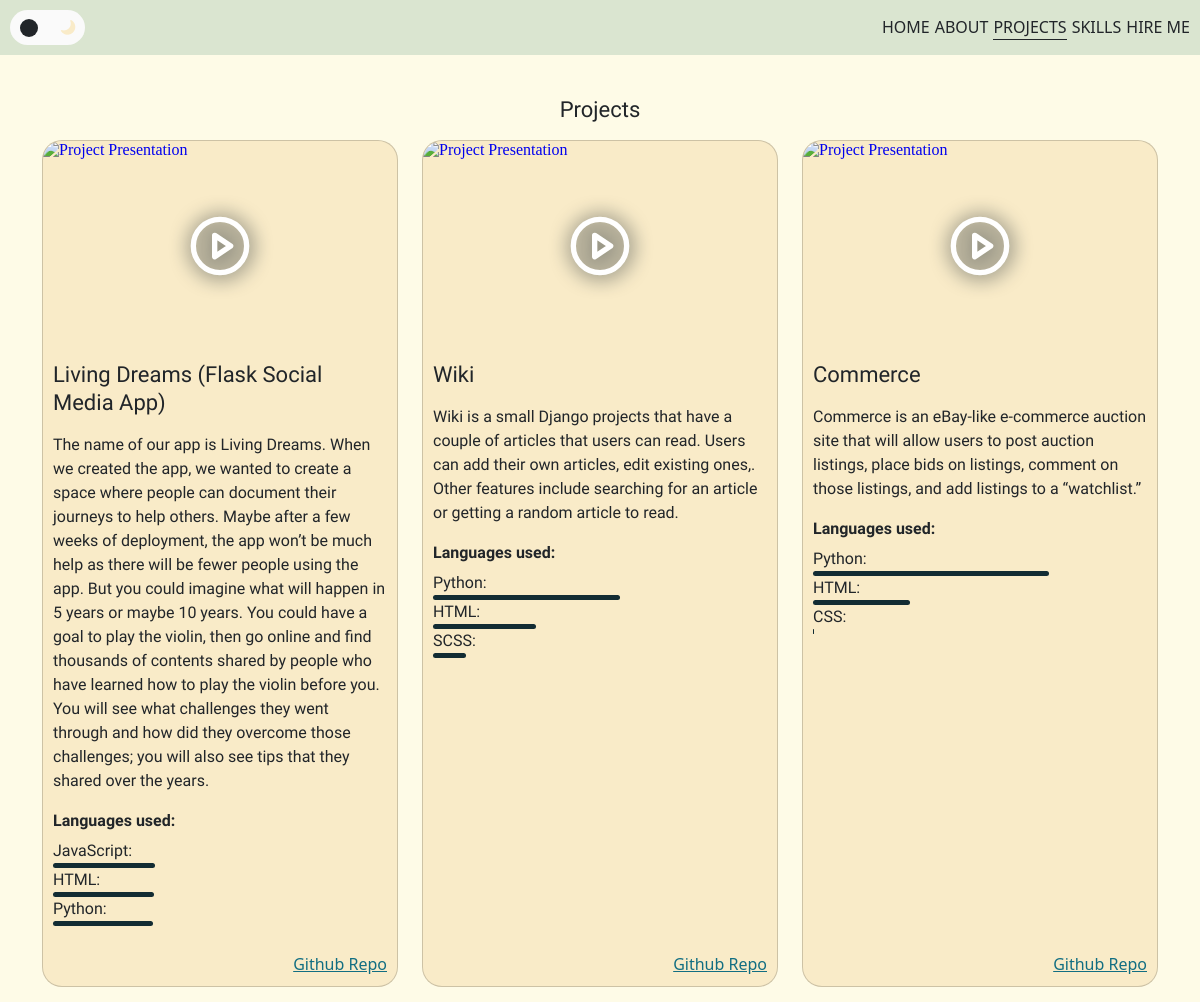
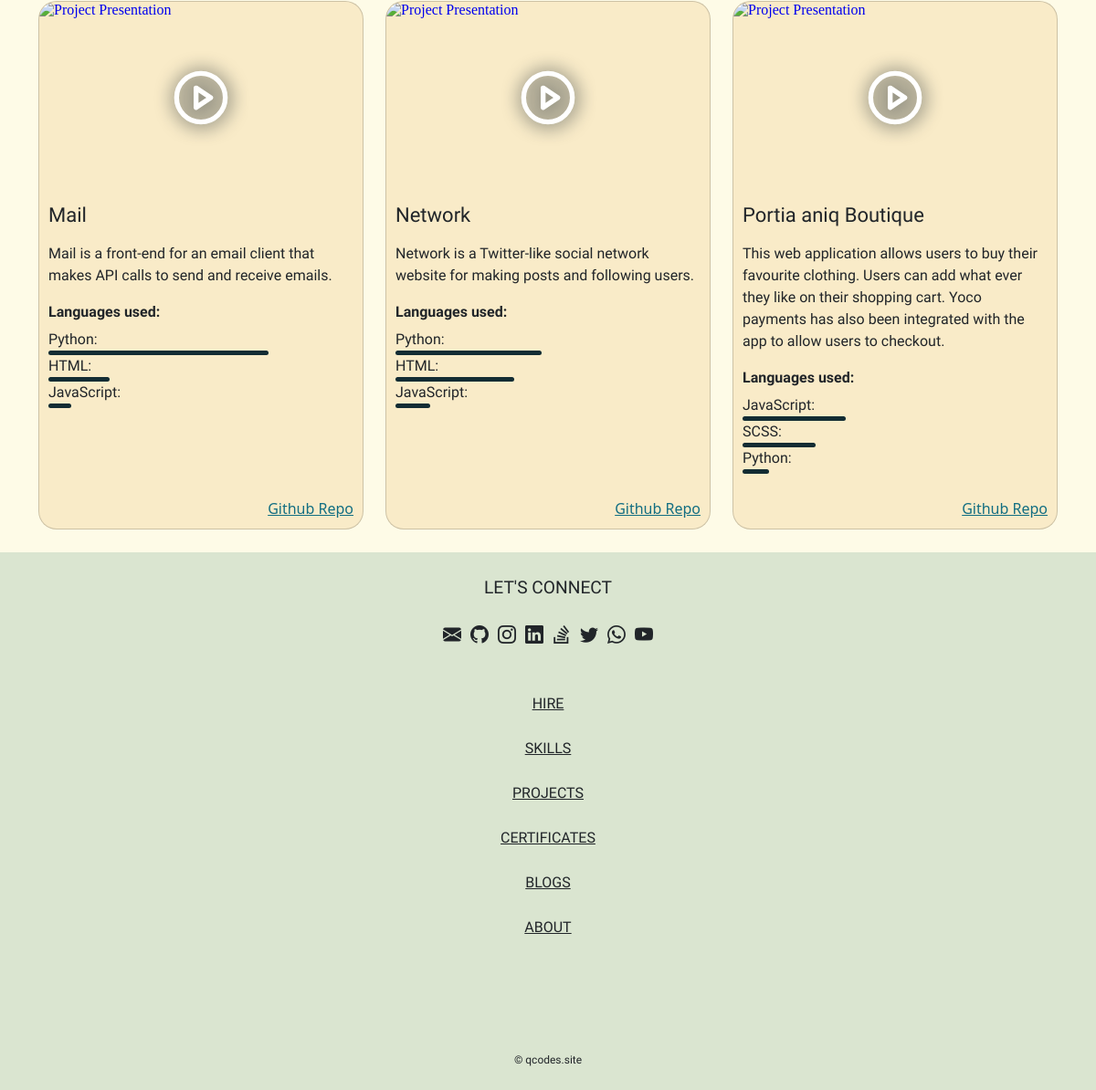
The app's page /projects with its own data (2 pictures, top to bottom).
### portfolio/models.py (models this page shows, shortened)
class Project(models.Model):
    name = models.CharField(max_length=100)
    about = models.TextField(max_length=2000)
    embed_link = models.CharField(max_length=200)
    video_link = models.CharField(max_length=200)
    github_repo = models.CharField(max_length=500)
    languages = models.JSONField()

### portfolio/views.py (the view)
# urls.py: path("projects", views.projects, name="projects"),
def projects(request):
    return render(request, "portfolio/projects.html", {
        "projects": Project.objects.all()
    })

### portfolio/templates/portfolio/projects.html (shortened to what this page needs)
{% extends "portfolio/layout.html" %}
{% block projects %}
<a href="{% url 'portfolio:projects' %}" class="active">Projects</a>
{% endblock %}
{% block body %}
<section id="projects">
    <div class="container">
        <p><div class="header">Projects</div></p>
        <div class="row">
            {% for project in projects %}
                <div class="col-sm-12 col-md-6 col-lg-4 view-hidden-middle">
                    <div class="card">
                        <div class="show">
                            <iframe class="skeleton" width="100%" height="210px" src="https://www.youtube.com/embed/{{ project.embed_link }}"
                                title="Project Video Presentation" frameborder="0"
                                loading="lazy";
                                srcdoc="<style>
                                    *{
                                        padding: 0;
                                        margin: 0;
                                        overflow: hidden;
                                    }
                                        body, html {
                                        height: 100%;
                                    }
                                    img, svg {
                                        position: absolute;
                                        width: 100%;
                                        top: 0;
                                        bottom: 0;
                                        margin: auto;
                                    }
                                    svg {
                                        filter: drop-shadow(1px 1px 10px hsl(206.5, 70.7%, 8%));
                                        transition: all 250ms ease-in-out;
                                    }
                                        body:hover svg {
                                        filter: drop-shadow(1px 1px 10px hsl(206.5, 0%, 10%));
                                        transform: scale(1.2);
                                    }
                                    </style>
                                    <a href='https://www.youtube.com/embed/{{ project.embed_link }}?autoplay=1'>
                                        <img src='https://img.youtube.com/vi/{{project.embed_link }}/hqdefault.jpg'
                                        alt='Project Presentation'>
                                        <svg xmlns='http://www.w3.org/2000/svg' width='64' height='64'
                                        viewBox='0 0 24 24' fill='none' stroke='#ffffff' stroke-width='2'
                                        stroke-linecap='round' stroke-linejoin='round' class='feather
                                        feather-play-circle'><circle cx='12' cy='12' r='10'></circle><polygon
                                        points='10 8 16 12 10 16 10 8'></polygon></svg>
                                    </a>
                                    "
                                allow="accelerometer; autoplay; clipboard-write; encrypted-media; gyroscope; picture-in-picture"
                                allowfullscreen>
                            </iframe>
                        </div>
                        <div class="info">
                            <div class="header text-start">
                                <p>{{ project.name }}</p>
                            </div>
                            <div class="content text-start about">{{ project.about }}</div>
                            <div class="content text-start languages">
                                <div class="stack-header">Languages used:</div>
                                {% for language, percentage in project.languages.items %}
                                    <div>{{ language }}:</div>
                                    <div class="stack" data-percentage="{{ percentage }}"></div>
                                {% endfor %}
                            </div>
                            <div class="text-end">
                                <span class="learn-more"><a href="{{ project.github_repo }}" target="_blank">Github Repo</a></span>
                            </div>
                        </div>
                    </div>
                </div>
            {% endfor %}
        </div>
    </div>
</section>
{% endblock %}

### portfolio/static/portfolio/styles.css (style rules this page uses)
:root { --primary-color: #FEFBE7; --secondary-color: #F9EBC8; --tertiary-color: #DAE5D0; --primary-dark-color: #132C33; --secondary-dark-color: #126E82; --tertiary-dark-color: #51C4D3; --text-light-color: #FAFAFA; --text-dark-color: #212529; }
.skeleton { width: 100%; aspect-ratio: 1/1; animation: skeleton-loading 1s linear infinite alternate; }
* { box-sizing: border-box; }
body { margin: 0; }
a, a:hover, a:active { text-decoration: none; color: inherit; cursor: pointer; }
section { padding: 25px 0; }
.header { line-height: 20px; font-size: 16px; font-weight: 500; font-family: "Glory", sans-serif; }
.content { line-height: 16px; font-size: 12px; font-family: "Glory", sans-serif; }
.learn-more { color: var(--secondary-dark-color); text-decoration: underline; }
.card { width: 100%; height: calc(100% - 16px); border-radius: 20px; background-color: var(--secondary-color); position: relative; z-index: 1; overflow: hidden; margin-bottom: 16px; }
.card .show { height: 210px; z-index: 1; overflow: hidden; }
.card .info { padding: 10px; margin-bottom: 50px; }
.card .info .text-end { position: absolute; bottom: 10px; right: 10px; }
.view-hidden-middle { opacity: 0; filter: blur(5px); transition: all 1s; }
.show { opacity: 1; filter: blur(0); transform: translateX(0); }
.show:nth-child(2) { transition-delay: 200ms; }
.show:nth-child(3) { transition-delay: 400ms; }
.show:nth-child(4) { transition-delay: 600ms; }
header #menu-links a { margin-right: 5px; }
header #menu-links a.active::after { content: ''; display: block; width: 100%; height: 1px; background-color: #212529; }
header #menu-links a::after { content: ''; display: block; width: 0; height: 1px; background-color: #212529; -o-transition: width .3s; -moz-transition: width .3s; -webkit-transition: width .3s; transition: width .3s; }
body { color: var(--text-dark-color); }
#projects { padding-bottom: calc(25px - 16px); }
#projects .card { margin-bottom: 16px; height: 100; }
#projects .card .stack-header { font-weight: 700; margin: 16px 0 6px 0; }
#projects .card .stack { background-color: var(--primary-dark-color); border-radius: 20px; height: 5px; }
@media only screen and (min-width: 992px) { .card { margin: 0; } }
@media only screen and (min-width: 600px) { .header { line-height: 24px; font-size: 16px; font-weight: 500; font-family: "Glory", sans-serif; } }
@media only screen and (min-width: 600px) { .content { line-height: 20px; font-size: 14px; font-family: "Glory", sans-serif; } }
@media only screen and (min-width: 992px) { .header { line-height: 28px; font-size: 22px; font-family: "Glory", sans-serif; } }
@media only screen and (min-width: 992px) { .content { line-height: 24px; font-size: 16px; font-family: "Glory", sans-serif; } }

### records on screen
Project: name "Living Dreams (Flask Social Media App)", about "The name of our app is Living Dreams. When we created the app, we wanted to create a space where people can document their journeys to help others. Maybe after a few weeks of deployment, the app won’t be much help as there will be fewer people using the app. But you could imagine what will happen in 5 years or maybe 10 years. You could have a goal to play the violin, then go online and find thousands of contents shared by people who have learned how to play the violin before you. You will see what challenges they went through and how did they overcome those challenges; you will also see tips that they shared over the years.", languages "JavaScript" "HTML" "Python"
Project: name "Wiki", about "Wiki is a small Django projects that have a couple of articles that users can read. Users can add their own articles, edit existing ones,. Other features include searching for an article or getting a random article to read.", languages "Python" "HTML" "SCSS"
Project: name "Commerce", about "Commerce is an eBay-like e-commerce auction site that will allow users to post auction listings, place bids on listings, comment on those listings, and add listings to a “watchlist.”", languages "Python" "HTML" "CSS"
Project: name "Mail", about "Mail is a front-end for an email client that makes API calls to send and receive emails.", languages "Python" "HTML" "JavaScript"
Project: name "Network", about "Network is a Twitter-like social network website for making posts and following users.", languages "Python" "HTML" "JavaScript"
Project: name "Portia aniq Boutique", about "This web application allows users to buy their favourite clothing. Users can add what ever they like on their shopping cart. Yoco payments has also been integrated with the app to allow users to checkout.", languages "JavaScript" "SCSS" "Python"
